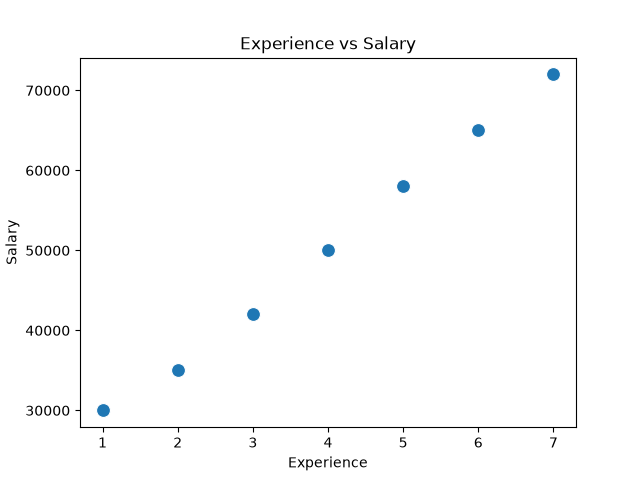

Here is the Python script that generated this plot:
import pandas as pd
import seaborn as sns
import matplotlib.pyplot as plt

data = {
    "Experience": [1, 2, 3, 4, 5, 6, 7],
    "Salary": [30000, 35000, 42000, 50000, 58000, 65000, 72000]
}

df = pd.DataFrame(data)

sns.scatterplot(
    data=df,
    x="Experience",
    y="Salary",
    s=100
)

plt.title("Experience vs Salary")

plt.show()
